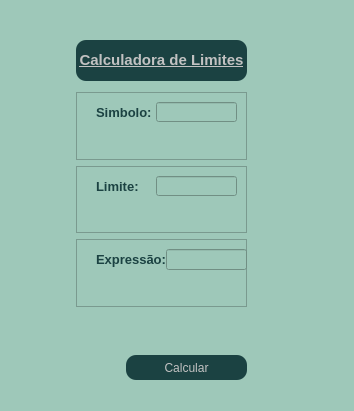
<?xml version="1.0" encoding="UTF-8"?>
<ui version="4.0">
 <class>MainWindow</class>
 <widget class="QMainWindow" name="MainWindow">
  <property name="geometry">
   <rect>
    <x>0</x>
    <y>0</y>
    <width>354</width>
    <height>411</height>
   </rect>
  </property>
  <property name="windowTitle">
   <string>MainWindow</string>
  </property>
  <property name="styleSheet">
   <string notr="true">background-color: rgb(158, 200, 185);</string>
  </property>
  <widget class="QWidget" name="centralwidget">
   <property name="cursor">
    <cursorShape>ArrowCursor</cursorShape>
   </property>
   <layout class="QGridLayout" name="gridLayout_2">
    <property name="topMargin">
     <number>40</number>
    </property>
    <property name="rightMargin">
     <number>40</number>
    </property>
    <item row="2" column="0">
     <layout class="QVBoxLayout" name="verticalLayout">
      <property name="leftMargin">
       <number>50</number>
      </property>
      <property name="topMargin">
       <number>0</number>
      </property>
      <item>
       <widget class="QLabel" name="resultado">
        <property name="minimumSize">
         <size>
          <width>121</width>
          <height>31</height>
         </size>
        </property>
        <property name="maximumSize">
         <size>
          <width>121</width>
          <height>31</height>
         </size>
        </property>
        <property name="styleSheet">
         <string notr="true">background-color: rgb(158, 200, 185);
border-radius: 10px;</string>
        </property>
        <property name="text">
         <string/>
        </property>
       </widget>
      </item>
      <item>
       <widget class="QPushButton" name="btn_calcular">
        <property name="maximumSize">
         <size>
          <width>121</width>
          <height>25</height>
         </size>
        </property>
        <property name="styleSheet">
         <string notr="true">background-color: rgb(27, 66, 66);
border-color: rgb(255, 255, 127);
border-radius: 10px;
color: rgb(194, 194, 194);
</string>
        </property>
        <property name="text">
         <string>Calcular</string>
        </property>
       </widget>
      </item>
     </layout>
    </item>
    <item row="0" column="0">
     <widget class="QLabel" name="label_4">
      <property name="maximumSize">
       <size>
        <width>271</width>
        <height>41</height>
       </size>
      </property>
      <property name="styleSheet">
       <string notr="true">background-color: rgb(27, 66, 66);
border-color: rgb(255, 255, 127);
border-radius: 10px;</string>
      </property>
      <property name="text">
       <string>&lt;html&gt;&lt;head/&gt;&lt;body&gt;&lt;p align=&quot;center&quot;&gt;&lt;span style=&quot; font-size:11pt; font-weight:600; text-decoration: underline; color:#c2c2c2;&quot;&gt;Calculadora de Limites&lt;/span&gt;&lt;/p&gt;&lt;/body&gt;&lt;/html&gt;</string>
      </property>
     </widget>
    </item>
    <item row="1" column="0">
     <layout class="QGridLayout" name="gridLayout">
      <property name="topMargin">
       <number>5</number>
      </property>
      <property name="bottomMargin">
       <number>5</number>
      </property>
      <item row="0" column="0">
       <widget class="QFrame" name="frame">
        <property name="frameShape">
         <enum>QFrame::StyledPanel</enum>
        </property>
        <property name="frameShadow">
         <enum>QFrame::Raised</enum>
        </property>
        <widget class="QLabel" name="label">
         <property name="geometry">
          <rect>
           <x>20</x>
           <y>10</y>
           <width>71</width>
           <height>21</height>
          </rect>
         </property>
         <property name="styleSheet">
          <string notr="true">color: rgb(27, 66, 66);</string>
         </property>
         <property name="text">
          <string>&lt;html&gt;&lt;head/&gt;&lt;body&gt;&lt;p&gt;&lt;span style=&quot; font-size:10pt; font-weight:600;&quot;&gt;Simbolo:&lt;/span&gt;&lt;/p&gt;&lt;/body&gt;&lt;/html&gt;</string>
         </property>
        </widget>
        <widget class="QLineEdit" name="simbolo_input">
         <property name="geometry">
          <rect>
           <x>80</x>
           <y>10</y>
           <width>81</width>
           <height>20</height>
          </rect>
         </property>
        </widget>
       </widget>
      </item>
      <item row="1" column="0">
       <widget class="QFrame" name="frame_2">
        <property name="frameShape">
         <enum>QFrame::StyledPanel</enum>
        </property>
        <property name="frameShadow">
         <enum>QFrame::Raised</enum>
        </property>
        <widget class="QLabel" name="label_2">
         <property name="geometry">
          <rect>
           <x>20</x>
           <y>10</y>
           <width>71</width>
           <height>21</height>
          </rect>
         </property>
         <property name="styleSheet">
          <string notr="true">color: rgb(27, 66, 66);</string>
         </property>
         <property name="text">
          <string>&lt;html&gt;&lt;head/&gt;&lt;body&gt;&lt;p&gt;&lt;span style=&quot; font-size:10pt; font-weight:600;&quot;&gt;Limite:&lt;/span&gt;&lt;/p&gt;&lt;/body&gt;&lt;/html&gt;</string>
         </property>
        </widget>
        <widget class="QLineEdit" name="limite_input">
         <property name="geometry">
          <rect>
           <x>80</x>
           <y>10</y>
           <width>81</width>
           <height>20</height>
          </rect>
         </property>
        </widget>
       </widget>
      </item>
      <item row="2" column="0">
       <widget class="QFrame" name="frame_3">
        <property name="frameShape">
         <enum>QFrame::StyledPanel</enum>
        </property>
        <property name="frameShadow">
         <enum>QFrame::Raised</enum>
        </property>
        <widget class="QLabel" name="label_3">
         <property name="geometry">
          <rect>
           <x>20</x>
           <y>10</y>
           <width>71</width>
           <height>21</height>
          </rect>
         </property>
         <property name="styleSheet">
          <string notr="true">color: rgb(27, 66, 66);</string>
         </property>
         <property name="text">
          <string>&lt;html&gt;&lt;head/&gt;&lt;body&gt;&lt;p&gt;&lt;span style=&quot; font-size:10pt; font-weight:600;&quot;&gt;Expressão:&lt;/span&gt;&lt;/p&gt;&lt;/body&gt;&lt;/html&gt;</string>
         </property>
        </widget>
        <widget class="QLineEdit" name="expressao_input">
         <property name="geometry">
          <rect>
           <x>90</x>
           <y>10</y>
           <width>81</width>
           <height>21</height>
          </rect>
         </property>
        </widget>
       </widget>
      </item>
     </layout>
    </item>
   </layout>
  </widget>
  <widget class="QStatusBar" name="statusbar"/>
 </widget>
 <resources/>
 <connections/>
</ui>
